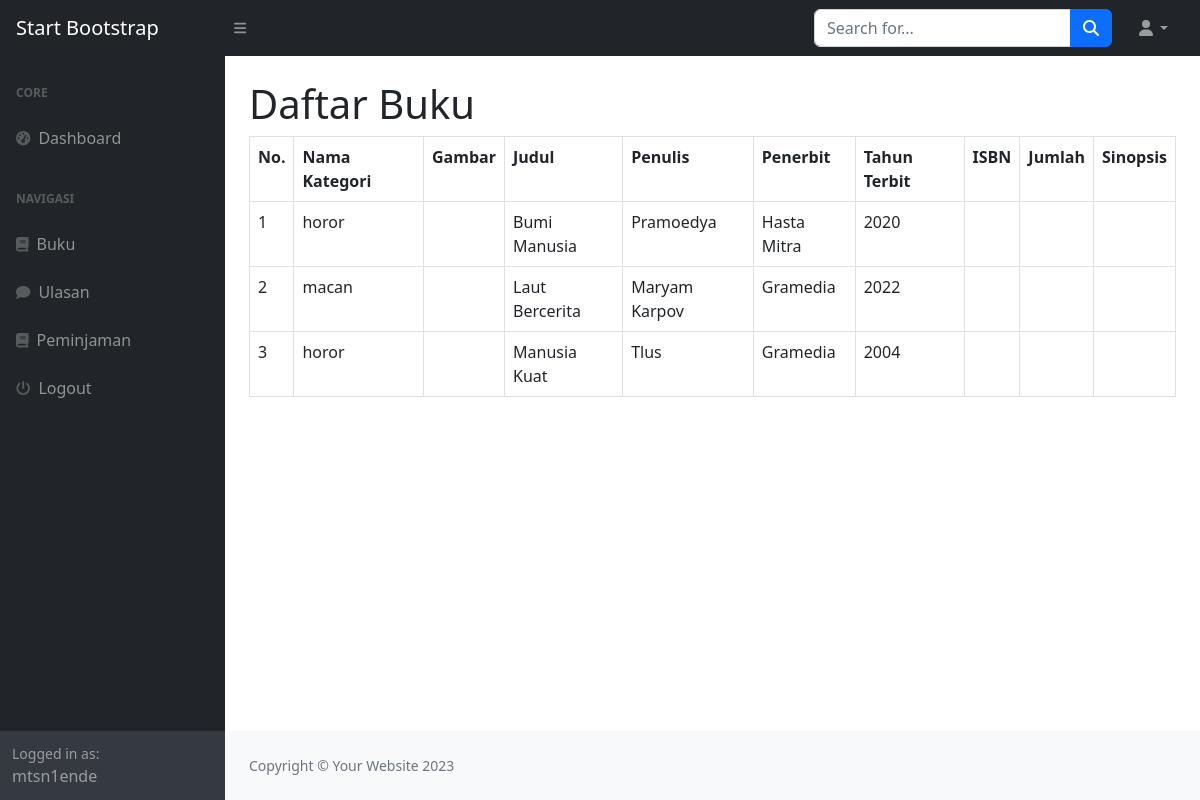
The app's page /index.php?page=buku (signed in) with its own data.
### tables this page shows
CREATE TABLE `buku` (
  `id_buku` int(11) NOT NULL,
  `id_kategori` int(11) DEFAULT NULL,
  `judul` varchar(255) DEFAULT NULL,
  `gambar` varchar(255) DEFAULT NULL,
  `penulis` varchar(255) DEFAULT NULL,
  `penerbit` varchar(255) DEFAULT NULL,
  `tahun_terbit` varchar(255) DEFAULT NULL,
  `deskripsi` text,
  `kuantitas` int(11) DEFAULT NULL
);

CREATE TABLE `kategori` (
  `id_kategori` int(11) NOT NULL,
  `kategori` varchar(255) NOT NULL
);

### buku.php (the view, shortened to what this page needs)
<h1 class="mt-4">Daftar Buku</h1>
<div class="row">
    <div class="col-md-12">
        <table class="table table-bordered" id="dataTable" width="100%" cellspacing="0">
            <tr>
                <th>No.</th>
                <th>Nama Kategori</th>
                <th>Gambar</th>
                <th>Judul</th>
                <th>Penulis</th>
                <th>Penerbit</th>
                <th>Tahun Terbit</th>
                <th>ISBN</th>
                <th>Jumlah</th>
                <th>Sinopsis</th>
            </tr>
            <?php
                $i=1;
                $query = mysqli_query($koneksi, "SELECT * FROM buku LEFT JOIN kategori ON buku.id_kategori = kategori.id_kategori");
                while ($data = mysqli_fetch_array($query)) :
            ?>
            <tr>
                <td><?= $i++; ?></td>
                <td><?= $data['kategori']; ?></td>
                <td><img src="upload/<?= $data['gambar']; ?>" width="80px" alt=""></td>
                <td><?= $data['judul']; ?></td>
                <td><?= $data['penulis']; ?></td>
                <td><?= $data['penerbit']; ?></td>
                <td><?= $data['tahun_terbit']; ?></td>
                <td><?= $data['isbn']; ?></td>
                <td><?= $data['jumlah']; ?></td>
                <td><?= $data['sinopsis']; ?></td>
            </tr>
            <?php endwhile; ?>
        </table>
    </div>
</div>

### records on screen
buku: id_kategori.kategori "horor", judul "Bumi Manusia", penulis "Pramoedya", penerbit "Hasta Mitra", tahun_terbit "2020"
buku: id_kategori.kategori "macan", judul "Laut Bercerita", penulis "Maryam Karpov", penerbit "Gramedia", tahun_terbit "2022"
buku: id_kategori.kategori "horor", judul "Manusia Kuat", penulis "Tlus", penerbit "Gramedia", tahun_terbit "2004"

### other values on screen
$_SESSION['user']['nama'] "mtsn1ende"
